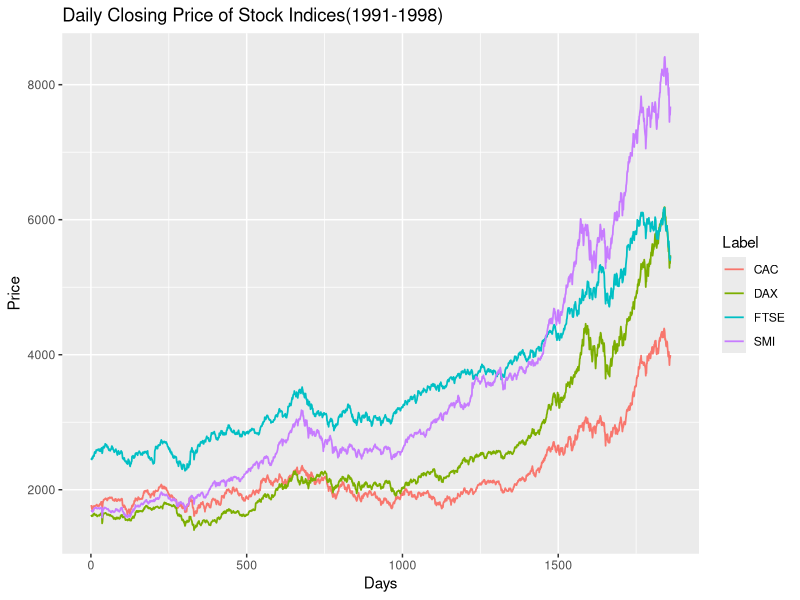
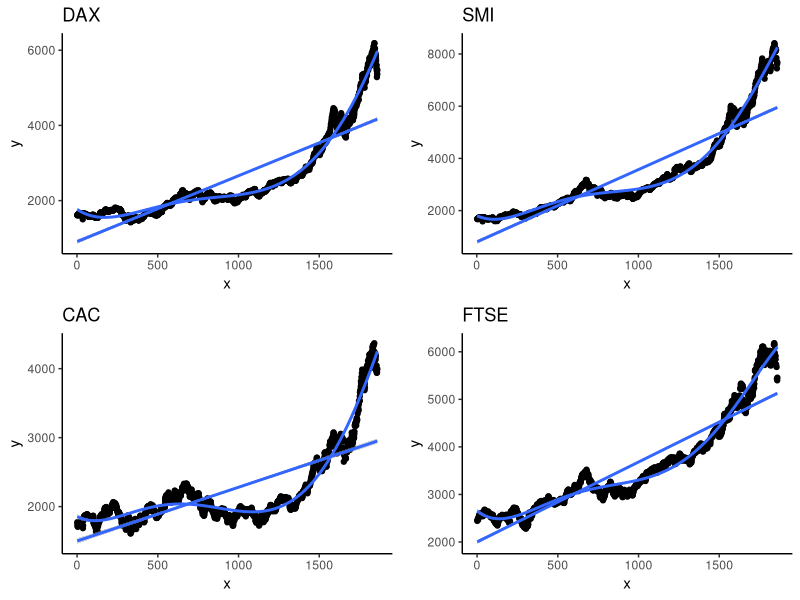

Write the R code that produced these figures, in order. (Note: this script raises an error after producing the figures.)
data(EuStockMarkets)
#?EuStockMarkets
names(EuStockMarkets)
head(EuStockMarkets)
class(EuStockMarkets)
#covert class to data frame
data <- data.frame(EuStockMarkets)
class(data)

#original data
library(ggplot2)

x<-seq(1,1860,1)
dax <- data.frame(x=x, y=data$DAX, label=c("DAX"))
smi <- data.frame(x=x, y=data$SMI, label=c("SMI"))
cac <- data.frame(x=x, y=data$CAC, label=c("CAC"))
ftse <- data.frame(x=x, y=data$FTSE, label=c("FTSE"))
data.plot <- rbind.data.frame(dax,smi,cac,ftse)

ggplot(data = data.plot, aes(x,y))+
     geom_line(data = data.plot
               , aes(x,y, color = label)
               , size = 0.6)+
     labs(title = "Daily Closing Price of Stock Indices(1991-1998)",
          x = "Days",
          y = "Price")+
     scale_color_discrete(name = "Label")

#install.packages("tidyverse")
library(tidyverse)
library(caret)
library(gridExtra)
theme_set(theme_classic())


set.seed(123)
stock <- dax


for (i in 1:4) {
  if(i==2) stock<-smi
  if(i==3) stock<-cac
  if(i==4) stock<-ftse
  # Split the data into training and test set
  training.samples <- stock$y %>%
    createDataPartition(p = 0.8, list = FALSE)
  train.data  <- stock[training.samples, ]
  test.data <- stock[-training.samples, ]
  #Linear Regression
  # Build the model
  model <- lm(y ~ x, data = train.data)
  # Make predictions
  predictions <- model %>% predict(test.data)
  # Model performance
  f1<-data.frame(
    RMSE = RMSE(predictions, test.data$y),
    R2 = R2(predictions, test.data$y)
  )
  
  #ggplot(train.data, aes(x, y) ) +
    #geom_point() +
    #stat_smooth(method = lm, formula = y ~ x)
  
  
  
  #Polynomial Regression
  lm(y ~ x + I(x^2), data = train.data)
  lm(y ~ poly(x, 2, raw = TRUE), data = train.data)
  lm(y ~ poly(x, 6, raw = TRUE), data = train.data) %>%
    summary()
  
  # Build the model
  model <- lm(y ~ poly(x, 5, raw = TRUE), data = train.data)
  # Make predictions
  predictions <- model %>% predict(test.data)
  # Model performance
  f2<-data.frame(
    RMSE = RMSE(predictions, test.data$y),
    R2 = R2(predictions, test.data$y)
  )
  print(stock$label[1])
  print("Linear Regression")
  print(f1)
  print("Polynomial Regression")
  print(f2)
  print(summary(model))
  if(i==1){
    g1<-ggplot(train.data, aes(x, y, colours(distinct = TRUE)) ) +
      geom_point() +
      stat_smooth(method = lm, formula = y ~ poly(x, 5, raw = TRUE))+
      stat_smooth(method = lm, formula = y ~ x)+
      labs(title = as.character(stock$label),xlab("Number"),ylab("Price"))
  }
  if(i==2){
    g2<-ggplot(train.data, aes(x, y, colours(distinct = TRUE)) ) +
      geom_point() +
      stat_smooth(method = lm, formula = y ~ poly(x, 5, raw = TRUE))+
      stat_smooth(method = lm, formula = y ~ x)+
      labs(title = as.character(stock$label),xlab("Number"),ylab("Price"))
  }
  if(i==3){
    g3<-ggplot(train.data, aes(x, y) ) +
      geom_point() +
      stat_smooth(method = lm, formula = y ~ poly(x, 5, raw = TRUE))+
      stat_smooth(method = lm, formula = y ~ x)+
      labs(title = as.character(stock$label),xlab("Number"),ylab("Price"))+
      scale_colour_discrete(name = "Label")
  }
  if(i==4){
    g4<-ggplot(train.data, aes(x, y, colours(distinct = TRUE)) ) +
      geom_point() +
      stat_smooth(method = lm, formula = y ~ poly(x, 5, raw = TRUE))+
      stat_smooth(method = lm, formula = y ~ x)+
      labs(title = as.character(stock$label),xlab("Number"),ylab("Price"))
  }
}
grid.arrange(g1,g2,g3,g4,nrow=2)
  
  #update data
library(rio)
data.update <- import("EuStockMarkets_update.csv")


x.update<-seq(1,7736,1)
dax.update <- data.frame(x=x.update, y=data.update$DAX, label=c("DAX"))
smi.update <- data.frame(x=x.update, y=data.update$SMI, label=c("SMI"))
cac.update <- data.frame(x=x.update, y=data.update$CAC, label=c("CAC"))
ftse.update <- data.frame(x=x.update, y=data.update$FTSE, label=c("FTSE"))
data.update.plot <- rbind.data.frame(dax.update,smi.update,cac.update,ftse.update)


ggplot(data = data.update.plot, aes(x,y))+
  geom_line(data = data.update.plot
            , aes(x,y, color = label)
            , size = 0.6)+
  labs(title = "Daily Closing Price of Stock Indices",
       x = "Days",
       y = "Price")+
  scale_color_discrete(name = "Label")



stock<-dax.update
# Split the data into training and test set
training.samples <- stock$y %>%
  createDataPartition(p = 0.8, list = FALSE)
train.data  <- stock[training.samples, ]
test.data <- stock[-training.samples, ]
#Polynomial Regression
lm(y ~ x + I(x^2), data = train.data)
lm(y ~ poly(x, 2, raw = TRUE), data = train.data)
lm(y ~ poly(x, 6, raw = TRUE), data = train.data) %>%
  summary()

# Build the model
model <- lm(y ~ poly(x, 5, raw = TRUE), data = train.data)
# Make predictions
predictions <- model %>% predict(test.data)
# Model performance
data.frame(
  RMSE = RMSE(predictions, test.data$y),
  R2 = R2(predictions, test.data$y)
)


set.seed(123)
stock <- dax.update

for (i in 1:4) {
  if(i==2) stock<-smi.update
  if(i==3) stock<-cac.update
  if(i==4) stock<-ftse.update
  # Split the data into training and test set
  training.samples <- stock$y %>%
    createDataPartition(p = 0.8, list = FALSE)
  train.data  <- stock[training.samples, ]
  test.data <- stock[-training.samples, ]
  #Linear Regression
  # Build the model
  model <- lm(y ~ x, data = train.data)
  # Make predictions
  predictions <- model %>% predict(test.data)
  # Model performance
  f1<-data.frame(
    RMSE = RMSE(predictions, test.data$y),
    R2 = R2(predictions, test.data$y)
  )
  
  #ggplot(train.data, aes(x, y) ) +
  #geom_point() +
  #stat_smooth(method = lm, formula = y ~ x)
  
  
  
  #Polynomial Regression
  lm(y ~ x + I(x^2), data = train.data)
  lm(y ~ poly(x, 2, raw = TRUE), data = train.data)
  lm(y ~ poly(x, 6, raw = TRUE), data = train.data) %>%
    summary()
  
  # Build the model
  model <- lm(y ~ poly(x, 5, raw = TRUE), data = train.data)
  # Make predictions
  predictions <- model %>% predict(test.data)
  # Model performance
  f2<-data.frame(
    RMSE = RMSE(predictions, test.data$y),
    R2 = R2(predictions, test.data$y)
  )
  print(stock$label[1])
  print("Linear Regression")
  print(f1)
  print("Polynomial Regression")
  print(f2)
  print(summary(model))
  if(i==1){
    g1<-ggplot(train.data, aes(x, y, colours(distinct = TRUE)) ) +
      geom_point() +
      stat_smooth(method = lm, formula = y ~ poly(x, 5, raw = TRUE))+
      stat_smooth(method = lm, formula = y ~ x)+
      labs(title = as.character(stock$label),xlab("Number"),ylab("Price"))
  }
  if(i==2){
    g2<-ggplot(train.data, aes(x, y, colours(distinct = TRUE)) ) +
      geom_point() +
      stat_smooth(method = lm, formula = y ~ poly(x, 5, raw = TRUE))+
      stat_smooth(method = lm, formula = y ~ x)+
      labs(title = as.character(stock$label),xlab("Number"),ylab("Price"))
  }
  if(i==3){
    g3<-ggplot(train.data, aes(x, y) ) +
      geom_point() +
      stat_smooth(method = lm, formula = y ~ poly(x, 5, raw = TRUE))+
      stat_smooth(method = lm, formula = y ~ x)+
      labs(title = as.character(stock$label),xlab("Number"),ylab("Price"))+
      scale_colour_discrete(name = "Label")
  }
  if(i==4){
    g4<-ggplot(train.data, aes(x, y, colours(distinct = TRUE)) ) +
      geom_point() +
      stat_smooth(method = lm, formula = y ~ poly(x, 5, raw = TRUE))+
      stat_smooth(method = lm, formula = y ~ x)+
      labs(title = as.character(stock$label),xlab("Number"),ylab("Price"))
  }
}
grid.arrange(g1,g2,g3,g4,nrow=2)
